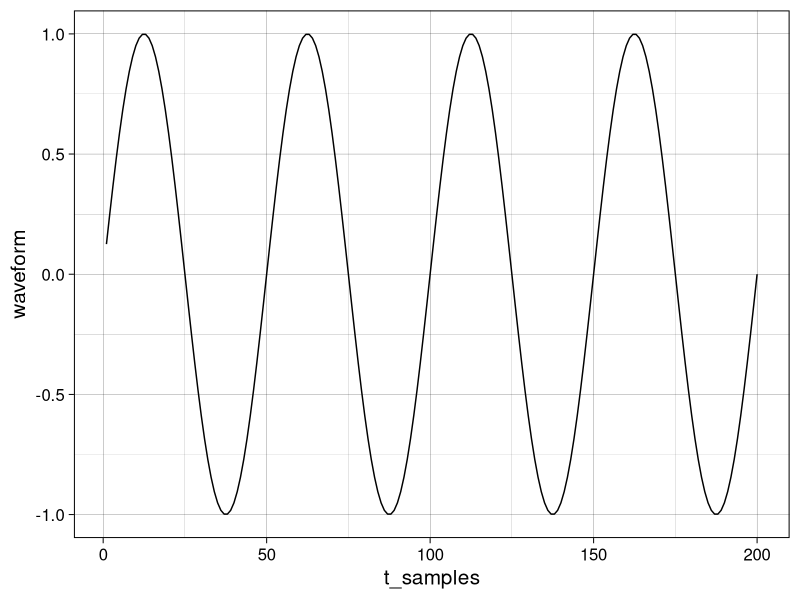

The R source for this figure:
## ---- chunk 1
knitr::opts_chunk$set(echo = TRUE)
## ---- chunk 2
library(magrittr)
library(ggplot2)
## ---- chunk 3
theme_set(theme_linedraw(base_size = 15))
## ---- chunk 4
generate_waveform <- function(freq_hzs, amplitudes, decay_tau = NA, duration_s = 1.0, sps = 200) {
  t_samples <- seq(sps * duration_s)
  waveform_matrix = matrix(nrow = length(freq_hzs), ncol = length(t_samples))
  
  for (i in seq_along(freq_hzs)) {
    if (is.na(decay_tau)) {
      waveform_matrix[i, ] <- amplitudes[i] * sin(2 * pi * freq_hzs[i] * t_samples / sps)
    }
    else {
      waveform_matrix[i, ] <- amplitudes[i] * sin(2 * pi * freq_hzs[i] * t_samples / sps) * exp(-t_samples / (decay_tau * sps))
    }
  }
  
  wv <- colSums(waveform_matrix)
  
  data.frame(
    t_samples = t_samples,
    waveform = wv
  )
}
## ---- chunk 5
# waveform_2 <- generate_waveform(c(4.0), c(1.0), decay_tau = 0.25)
waveform_2 <- generate_waveform(c(4.0), c(1.0))
ggplot(waveform_2, aes(x = t_samples, y = waveform)) +
  geom_line()
## ---- chunk 6
y <- fft(waveform_2$waveform)
y
